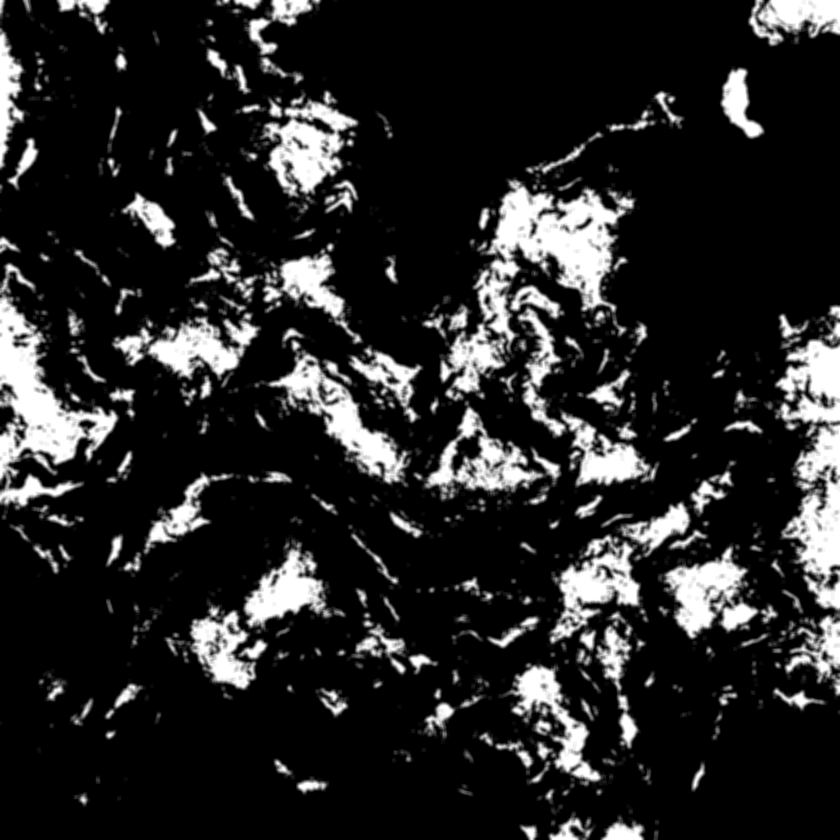
#> input picture trunk/terrain/addcli_TM.png, 840 x 840 px, shrunk from 4096 x 4096 before the run
$ python splitHM.py addcli_TM.png 3   (Python 2 division)
#> lines starting #> are read from the running program, lines starting #| are printed output that depends on the picture
# -*- coding: utf-8 -*-
"""
Created on Fri Dec 02 12:58:39 2011

@author: us997259
"""

from PIL import Image
import sys

imageFile = sys.argv[1]
ndiv = int(sys.argv[2])
rootName = imageFile[:-3]
sfx = imageFile[-3:]

img = Image.open(imageFile)
#> img is the input picture: PIL image 840x840 L; min 0, max 255, mean 39.2
img = img.transpose(Image.FLIP_TOP_BOTTOM)
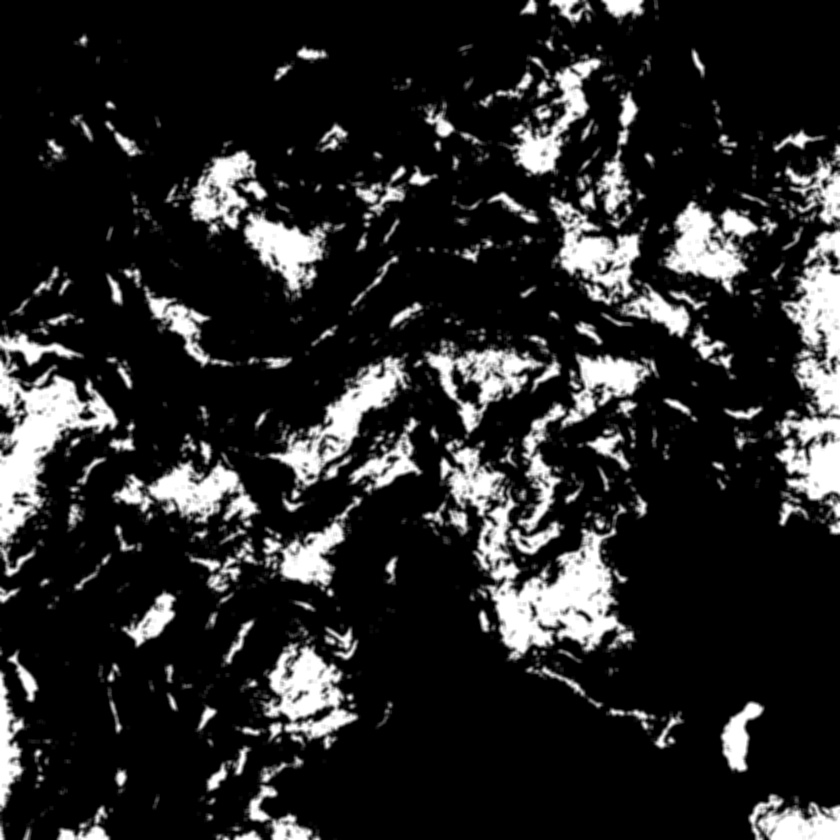
#> img: PIL image 840x840 L; min 0, max 255, mean 39.2
(Lx,Ly) = img.size
#> Lx = 840; Ly = 840
divX = Lx / ndiv
#> divX = 280
divY = Ly / ndiv
#> divY = 280
print divX,divY
#| 280 280

for nx in range(ndiv):
    for ny in range(ndiv):

        box = (nx*divX,ny*divY,(nx+1)*divX+1,(ny+1)*divY+1) # +1 on end points to overlap tiles
        subImg = img.crop(box).transpose(Image.FLIP_TOP_BOTTOM)
        print subImg.size
        subImg.save(rootName+"x%dy%d.%s"%(nx,ny,sfx))
#> this loop made 3 passes
#> pass 1, `subImg.save(rootName+"x%dy%d.%s"%(nx,ny,sfx))`:
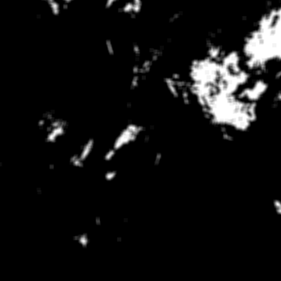
#> saved as addcli_TM.x0y0.png: PIL image 281x281 L; min 0, max 255, mean 16.9
#> pass 1, `subImg.save(rootName+"x%dy%d.%s"%(nx,ny,sfx))`:
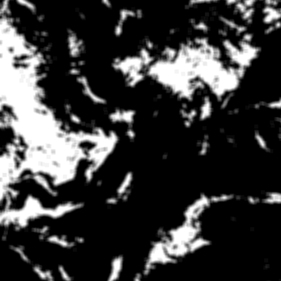
#> saved as addcli_TM.x0y1.png: PIL image 281x281 L; min 0, max 255, mean 56.3
#> pass 1, `subImg.save(rootName+"x%dy%d.%s"%(nx,ny,sfx))`:
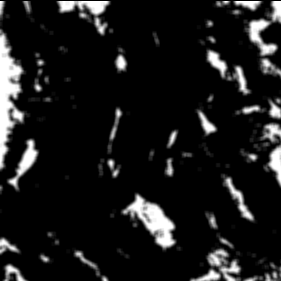
#> saved as addcli_TM.x0y2.png: PIL image 281x281 L; min 0, max 255, mean 26.1
#> pass 2, `subImg.save(rootName+"x%dy%d.%s"%(nx,ny,sfx))`:
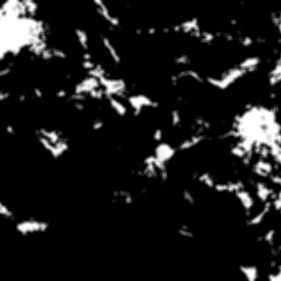
#> saved as addcli_TM.x1y0.png: PIL image 281x281 L; min 0, max 255, mean 25.3
#> after the loop:
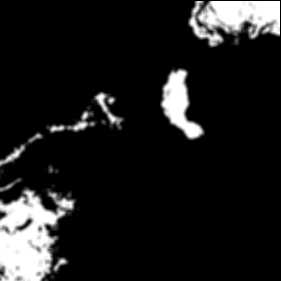
#> subImg: PIL image 281x281 L; min 0, max 255, mean 27.6
